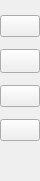
        <widget class="QWidget" name="left_panel" native="true">
         <property name="sizePolicy">
          <sizepolicy hsizetype="Minimum" vsizetype="Preferred">
           <horstretch>0</horstretch>
           <verstretch>0</verstretch>
          </sizepolicy>
         </property>
         <property name="minimumSize">
          <size>
           <width>40</width>
           <height>0</height>
          </size>
         </property>
         <property name="maximumSize">
          <size>
           <width>40</width>
           <height>16777215</height>
          </size>
         </property>
         <layout class="QVBoxLayout" name="verticalLayout_2">
          <property name="spacing">
           <number>12</number>
          </property>
          <property name="leftMargin">
           <number>0</number>
          </property>
          <property name="topMargin">
           <number>15</number>
          </property>
          <property name="rightMargin">
           <number>0</number>
          </property>
          <property name="bottomMargin">
           <number>0</number>
          </property>
          <item>
           <widget class="QPushButton" name="expand_button">
            <property name="toolTip">
             <string>add asset</string>
            </property>
            <property name="text">
             <string/>
            </property>
            <property name="icon">
             <iconset resource="../resurses.qrc">
              <normaloff>:/icons/icons/file-plus.svg</normaloff>:/icons/icons/file-plus.svg</iconset>
            </property>
            <property name="iconSize">
             <size>
              <width>24</width>
              <height>24</height>
             </size>
            </property>
           </widget>
          </item>
          <item>
           <widget class="QPushButton" name="tree_button">
            <property name="minimumSize">
             <size>
              <width>0</width>
              <height>24</height>
             </size>
            </property>
            <property name="toolTip">
             <string>library tree</string>
            </property>
            <property name="text">
             <string/>
            </property>
            <property name="icon">
             <iconset resource="../resurses.qrc">
              <normaloff>:/icons/icons/tree.png</normaloff>:/icons/icons/tree.png</iconset>
            </property>
            <property name="iconSize">
             <size>
              <width>20</width>
              <height>20</height>
             </size>
            </property>
           </widget>
          </item>
          <item>
           <widget class="QPushButton" name="info_button">
            <property name="text">
             <string/>
            </property>
            <property name="icon">
             <iconset resource="../resurses.qrc">
              <normaloff>:/icons/icons/image.svg</normaloff>:/icons/icons/image.svg</iconset>
            </property>
            <property name="iconSize">
             <size>
              <width>24</width>
              <height>24</height>
             </size>
            </property>
           </widget>
          </item>
          <item>
           <widget class="QPushButton" name="settings_button">
            <property name="text">
             <string/>
            </property>
            <property name="icon">
             <iconset resource="../resurses.qrc">
              <normaloff>:/icons/icons/settings.svg</normaloff>:/icons/icons/settings.svg</iconset>
            </property>
            <property name="iconSize">
             <size>
              <width>24</width>
              <height>24</height>
             </size>
            </property>
           </widget>
          </item>
          <item>
           <spacer name="verticalSpacer">
            <property name="orientation">
             <enum>Qt::Vertical</enum>
            </property>
            <property name="sizeHint" stdset="0">
             <size>
              <width>20</width>
              <height>40</height>
             </size>
            </property>
           </spacer>
          </item>
         </layout>
        </widget>
